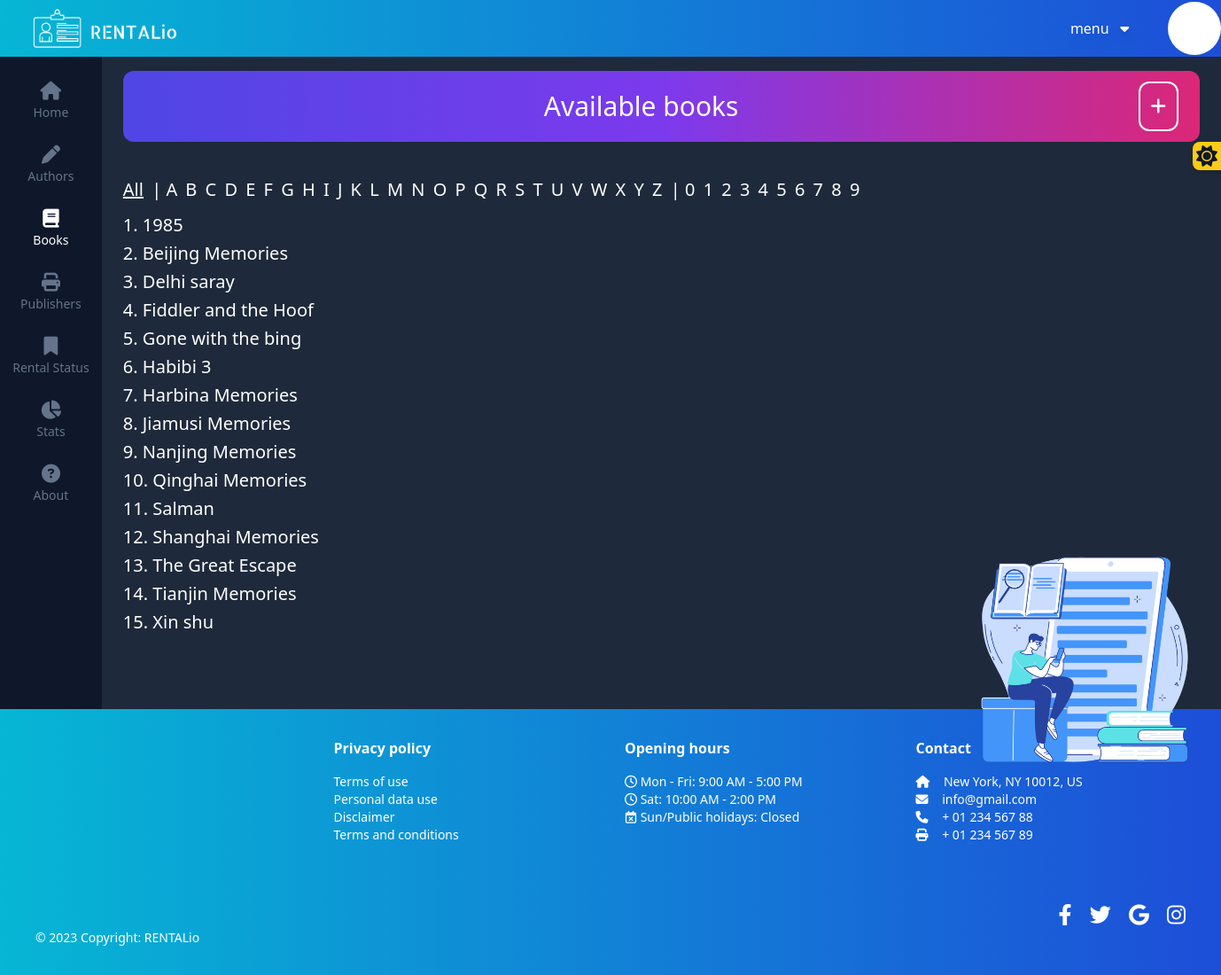
/books/all/ (signed in), run on an earlier commit of the app's database.
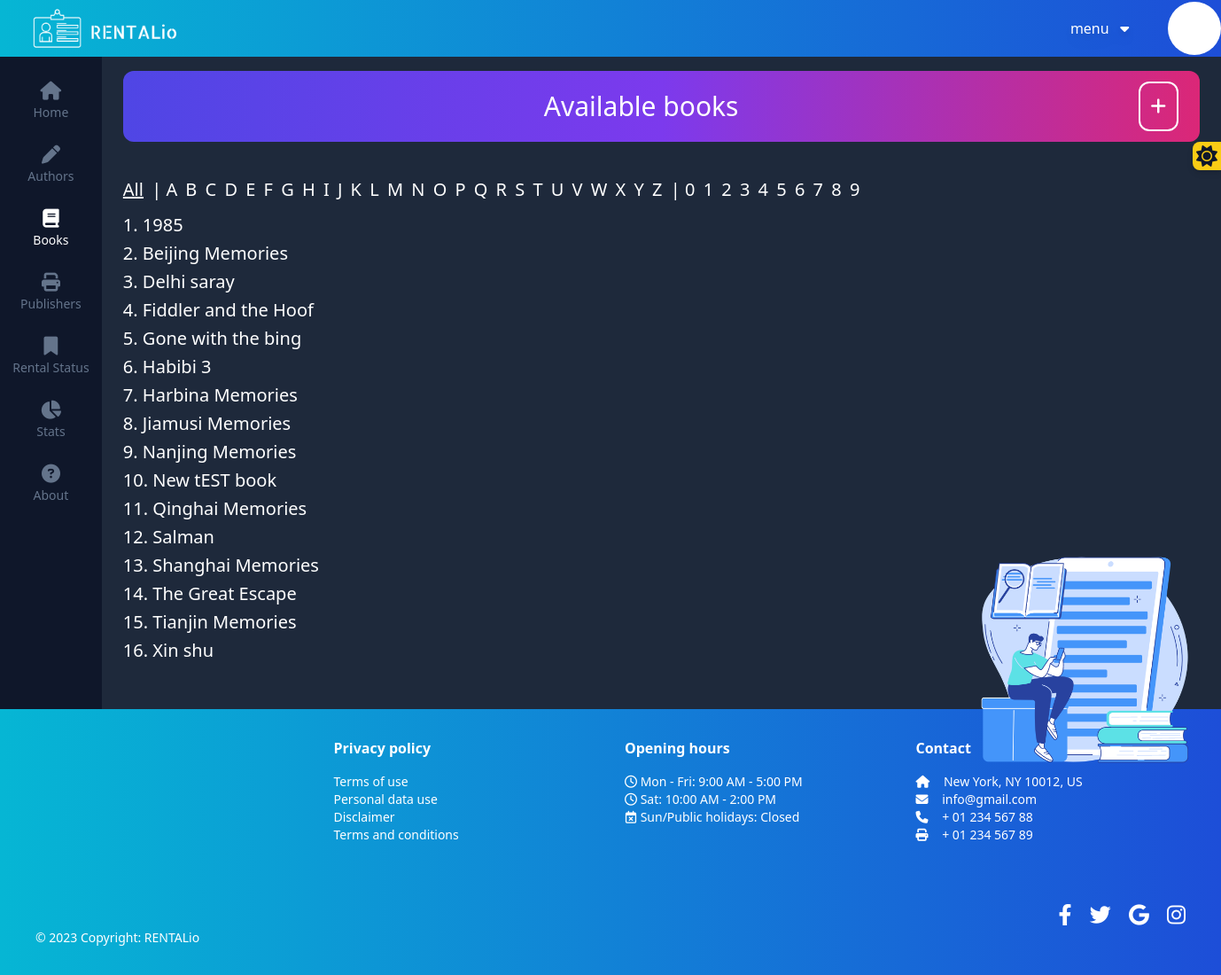
And on a later commit of the database.
### books/models.py (models this page shows, shortened)
class BookTitle(models.Model):
    publisher=models.ForeignKey(Publisher,on_delete=models.CASCADE)
    author = models.ForeignKey(Author,on_delete=models.CASCADE)
    title = models.CharField(max_length=300,unique=True)
    slug=models.SlugField(blank=True)                                                                                   #optional
    genre = models.CharField(
        max_length=7,
        choices=GENRE_CHOICES,
        default='DRA',
    )
    created_at=models.DateTimeField(auto_now_add=True)
    updated_at=models.DateTimeField(auto_now=True)
    def get_absolute_url(self):
        letter = self.title[:1].lower()
        return reverse("books:detail",kwargs={"letter":letter, "slug":self.slug})

### books/views.py (the view, shortened to what this page needs)
# urls.py: path('', BookTitleListView.as_view(), {'letter':None},name='main'),
class BookTitleListView(LoginRequiredMixin, FormView, ListView):
    template_name = 'books/main.html'
    context_object_name = 'qs'
    form_class = BookTitleForm
    i_instance = None
    def get_queryset(self):
        parameter = self.kwargs.get('letter') if self.kwargs.get('letter') else 'a'
        if parameter == "all":
            return BookTitle.objects.all().order_by('title')
        elif parameter.isdigit():
            return BookTitle.objects.filter(title__startswith=parameter)
        else:
            return BookTitle.objects.filter(title__istartswith=parameter)
    def get_context_data(self, **kwargs):
        context = super().get_context_data(**kwargs)
        letters = list(string.ascii_uppercase)
        numbers = [str(i) for i in range(10)]
        context['letters'] = letters
        context['numbers'] = numbers
        context['selected_letter'] = self.kwargs.get('letter')
        return context

### authors/models.py (called while the page is built)
    @property
    def formatted_name(self):
        name_parts = self.name.split()
        if len(name_parts) >= 2:
            return f"{name_parts[-1]} {' '.join(name_parts[:-1])}"
        return self.name

### publishers/models.py (called while the page is built)
    def __str__(self):
        return f"{self.name} from {self.country}"

### books/templates/books/main.html (shortened to what this page needs)
{% extends 'base.html' %}
{% load static %}
{% load widget_tweaks %}
{% block content %}
    {% include 'components/book list header.html' with title="Available books"  is_form_available=True icon="<i class='fa-solid fa-plus'></i>" %}
<div class="text-xl text-black dark:text-white">
    <a href="{% url 'books:main' 'all' %}" class="{% if 'all' == selected_letter %}underline{% endif %}" style="margin-right: 4px;">All</a>
 |
    {% for letter in letters %}
        <a href="{% url 'books:main' letter|lower %}" class="{% if letter == selected_letter|upper %}underline{% endif %}" style="margin-right: 4px;">{{ letter }}</a>
    {% endfor %}
     |
    {% for num in "0123456789" %}
        <a href="{% url 'books:main' num %}" class="{% if num == selected_letter %}underline{% endif %}" style="margin-right: 4px;">{{ num }}</a>
    {% endfor %}
</div>
<div class="text-xl text-gray-600 dark:text-white mt-3">
    {% if qs %}
        <ul>
            {% for el in qs %}
                <li class="mb-1"><a href="{{el.get_absolute_url}}"> {{forloop.counter}}. {{el.title}}</a></li>
            {% endfor %}
        </ul>
    {% endif %}
</div>
<div style="position: absolute; left: 90%;top: 48%; transform: translateX(-50%); width: 48%; text-align: center;">
    <img src="{% static 'images/mainbook3.png' %}" alt="Homepage photo">
</div>
{% endblock content %}

What changed in the data, as far as the page shows it:
added BookTitle: title "New tEST book"
